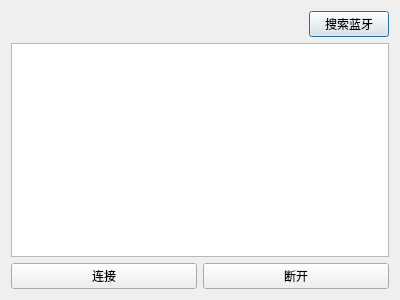
<?xml version="1.0" encoding="UTF-8"?>
<ui version="4.0">
 <class>BlueToothDialog</class>
 <widget class="QDialog" name="BlueToothDialog">
  <property name="geometry">
   <rect>
    <x>0</x>
    <y>0</y>
    <width>400</width>
    <height>300</height>
   </rect>
  </property>
  <property name="windowTitle">
   <string>连接蓝牙</string>
  </property>
  <property name="windowIcon">
   <iconset resource="../resource.qrc">
    <normaloff>:/icon/bluetooth.png</normaloff>:/icon/bluetooth.png</iconset>
  </property>
  <layout class="QHBoxLayout" name="horizontalLayout_4">
   <item>
    <layout class="QVBoxLayout" name="verticalLayout">
     <item>
      <layout class="QHBoxLayout" name="horizontalLayout">
       <item>
        <spacer name="horizontalSpacer">
         <property name="orientation">
          <enum>Qt::Horizontal</enum>
         </property>
         <property name="sizeHint" stdset="0">
          <size>
           <width>40</width>
           <height>20</height>
          </size>
         </property>
        </spacer>
       </item>
       <item>
        <widget class="QPushButton" name="ScanButton">
         <property name="text">
          <string>搜索蓝牙</string>
         </property>
        </widget>
       </item>
      </layout>
     </item>
     <item>
      <widget class="QListWidget" name="DeviceList">
       <property name="sizePolicy">
        <sizepolicy hsizetype="Expanding" vsizetype="Preferred">
         <horstretch>0</horstretch>
         <verstretch>0</verstretch>
        </sizepolicy>
       </property>
       <property name="sizeAdjustPolicy">
        <enum>QAbstractScrollArea::AdjustIgnored</enum>
       </property>
       <property name="autoScrollMargin">
        <number>14</number>
       </property>
       <property name="editTriggers">
        <set>QAbstractItemView::AllEditTriggers</set>
       </property>
       <property name="tabKeyNavigation">
        <bool>true</bool>
       </property>
       <property name="dragEnabled">
        <bool>true</bool>
       </property>
       <property name="dragDropOverwriteMode">
        <bool>true</bool>
       </property>
       <property name="isWrapping" stdset="0">
        <bool>false</bool>
       </property>
       <property name="batchSize">
        <number>200</number>
       </property>
       <property name="currentRow">
        <number>-1</number>
       </property>
      </widget>
     </item>
     <item>
      <layout class="QHBoxLayout" name="horizontalLayout_2">
       <item>
        <widget class="QPushButton" name="OpenButton">
         <property name="text">
          <string>连接</string>
         </property>
        </widget>
       </item>
       <item>
        <widget class="QPushButton" name="CloseButton">
         <property name="text">
          <string>断开</string>
         </property>
        </widget>
       </item>
      </layout>
     </item>
    </layout>
   </item>
  </layout>
 </widget>
 <resources>
  <include location="../resource.qrc"/>
 </resources>
 <connections/>
</ui>
